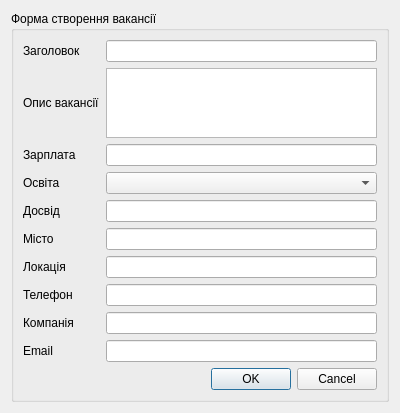
<?xml version="1.0" encoding="UTF-8"?>
<ui version="4.0">
 <class>VacancyCreateWindow</class>
 <widget class="QDialog" name="VacancyCreateWindow">
  <property name="geometry">
   <rect>
    <x>0</x>
    <y>0</y>
    <width>400</width>
    <height>391</height>
   </rect>
  </property>
  <property name="windowTitle">
   <string>Dialog</string>
  </property>
  <layout class="QGridLayout" name="gridLayout_2">
   <item row="0" column="0">
    <widget class="QGroupBox" name="groupBox">
     <property name="title">
      <string>Форма створення вакансії</string>
     </property>
     <layout class="QGridLayout" name="gridLayout">
      <item row="1" column="1">
       <widget class="QTextEdit" name="te_description">
        <property name="minimumSize">
         <size>
          <width>48</width>
          <height>0</height>
         </size>
        </property>
       </widget>
      </item>
      <item row="4" column="0">
       <widget class="QLabel" name="l_experience">
        <property name="text">
         <string>Досвід</string>
        </property>
       </widget>
      </item>
      <item row="2" column="0">
       <widget class="QLabel" name="l_salary">
        <property name="text">
         <string>Зарплата</string>
        </property>
       </widget>
      </item>
      <item row="9" column="0">
       <widget class="QLabel" name="l_company">
        <property name="text">
         <string>Компанія</string>
        </property>
       </widget>
      </item>
      <item row="2" column="1">
       <widget class="QLineEdit" name="le_salary"/>
      </item>
      <item row="3" column="0">
       <widget class="QLabel" name="l_education">
        <property name="text">
         <string>Освіта</string>
        </property>
       </widget>
      </item>
      <item row="6" column="0">
       <widget class="QLabel" name="l_location">
        <property name="text">
         <string>Локація</string>
        </property>
       </widget>
      </item>
      <item row="10" column="0">
       <widget class="QLabel" name="l_email">
        <property name="text">
         <string>Email</string>
        </property>
       </widget>
      </item>
      <item row="7" column="0">
       <widget class="QLabel" name="l_phone">
        <property name="text">
         <string>Телефон</string>
        </property>
       </widget>
      </item>
      <item row="5" column="1">
       <widget class="QLineEdit" name="le_city"/>
      </item>
      <item row="6" column="1">
       <widget class="QLineEdit" name="le_location"/>
      </item>
      <item row="9" column="1">
       <widget class="QLineEdit" name="le_company"/>
      </item>
      <item row="5" column="0">
       <widget class="QLabel" name="l_city">
        <property name="text">
         <string>Місто</string>
        </property>
       </widget>
      </item>
      <item row="0" column="0">
       <widget class="QLabel" name="l_title">
        <property name="text">
         <string>Заголовок</string>
        </property>
       </widget>
      </item>
      <item row="7" column="1">
       <widget class="QLineEdit" name="le_phone"/>
      </item>
      <item row="10" column="1">
       <widget class="QLineEdit" name="le_email"/>
      </item>
      <item row="13" column="0" colspan="2">
       <widget class="QDialogButtonBox" name="bb">
        <property name="orientation">
         <enum>Qt::Horizontal</enum>
        </property>
        <property name="standardButtons">
         <set>QDialogButtonBox::Cancel|QDialogButtonBox::Ok</set>
        </property>
       </widget>
      </item>
      <item row="1" column="0">
       <widget class="QLabel" name="l_description">
        <property name="text">
         <string>Опис вакансії</string>
        </property>
       </widget>
      </item>
      <item row="0" column="1">
       <widget class="QLineEdit" name="le_title"/>
      </item>
      <item row="4" column="1">
       <widget class="QLineEdit" name="le_experience"/>
      </item>
      <item row="3" column="1">
       <widget class="QComboBox" name="cb_education"/>
      </item>
     </layout>
    </widget>
   </item>
  </layout>
 </widget>
 <resources/>
 <connections/>
</ui>
